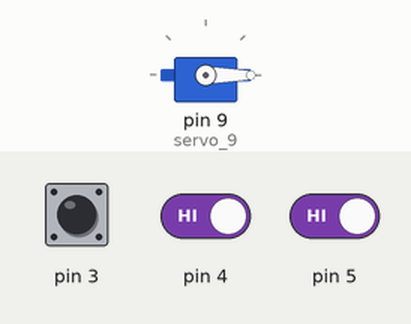
This sketch was run on a simulated Arduino Uno, built with avr-gcc and run on an emulated ATmega328P. Parts: servo. The inputs (shaded band) are chosen by the test bench; at power-on: pin 4 HIGH, pin 5 HIGH, pin 3 HIGH.

Above: at 1.2 s.
1.3 s: pin 4 driven LOW
At 1.8 s:
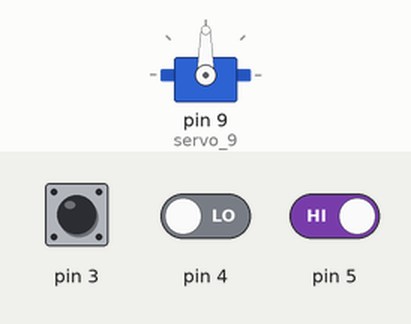
2.8 s: pin 5 driven LOW
At 4.1 s:
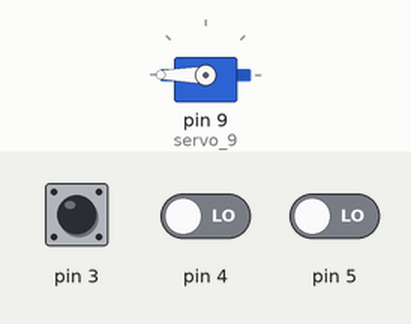
Timing chart, 0 to 5.8 s (numbered marks = the images above; inputs shaded):
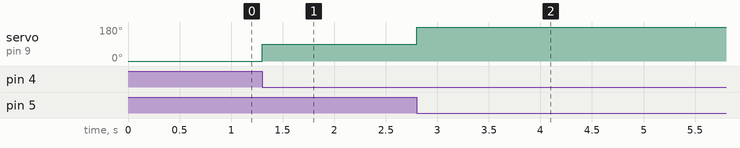

The sketch:

Questao2.ino
```cpp
#include <Servo.h>

int Terreo = 0;
int Andar1 = 90;
int Andar2 = 180;
Servo servo_9;

void setup()
{
  Serial.begin(9600);
  servo_9.attach(9);
  pinMode(3, INPUT);
  pinMode(4, INPUT);
  pinMode(5, INPUT);
  servo_9.write(Terreo);
}

void loop()
{
  if (digitalRead(3) == LOW) {
    servo_9.write(Terreo);
  }
  if (digitalRead(4) == LOW) {
    servo_9.write(Andar1);
  }
  if (digitalRead(5) == LOW) {
    servo_9.write(Andar2);
  }
}
```

Measured:
- after the input at 1.3 s, servo on pin 9 (servo_9): 0° → 90° at once
- after the input at 2.8 s, servo on pin 9 (servo_9): 90° → 180° at once
